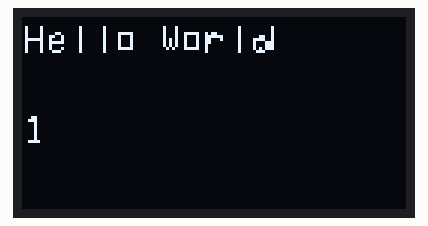
Recording of a program running on a simulated Raspberry Pi (BCM pin numbers). On the bench: 128×64 one-colour display. The interpreter's speed is modelled, so counts of loop turns are approximate; text uses the font file from the repository.

Above: at 0.2 s.
At 5.11 s:
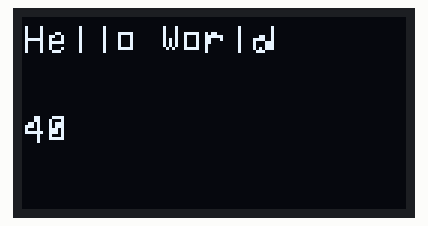
At 10.03 s:
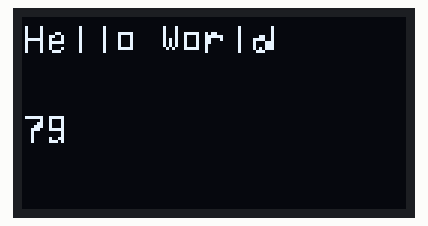
At 19.99 s:
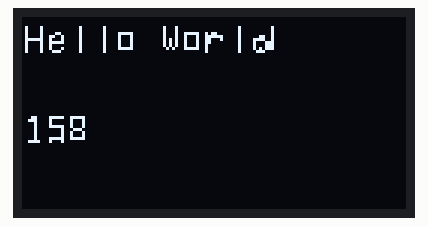
At 29.95 s:
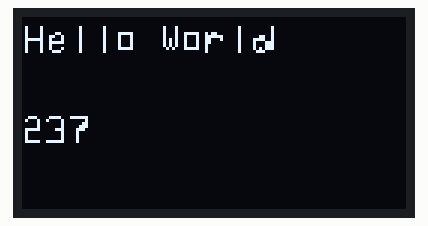
At 39.92 s:
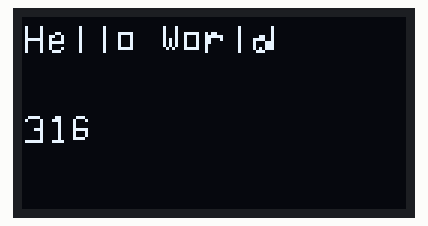

The program:

LAB03_OLED.py
```python
import time
import Adafruit_SSD1306
from PIL import Image,ImageDraw,ImageFont

RST = 1
disp = Adafruit_SSD1306.SSD1306_128_64(rst=RST)

disp.begin()
disp.clear()
count = 0
while(1) :
	count = count+1
	width = disp.width
	height = disp.height
	image = Image.new('1', (width,height))
	draw = ImageDraw.Draw(image)
	font = ImageFont.truetype('VCR_OSD_MONO_1.001.ttf',14)
	draw.text((0,0), 'Hello World', font=font, fill=1)
	draw.text((0,30), str(count),font=font, fill=1)
	disp.image(image)
	disp.display()
```
